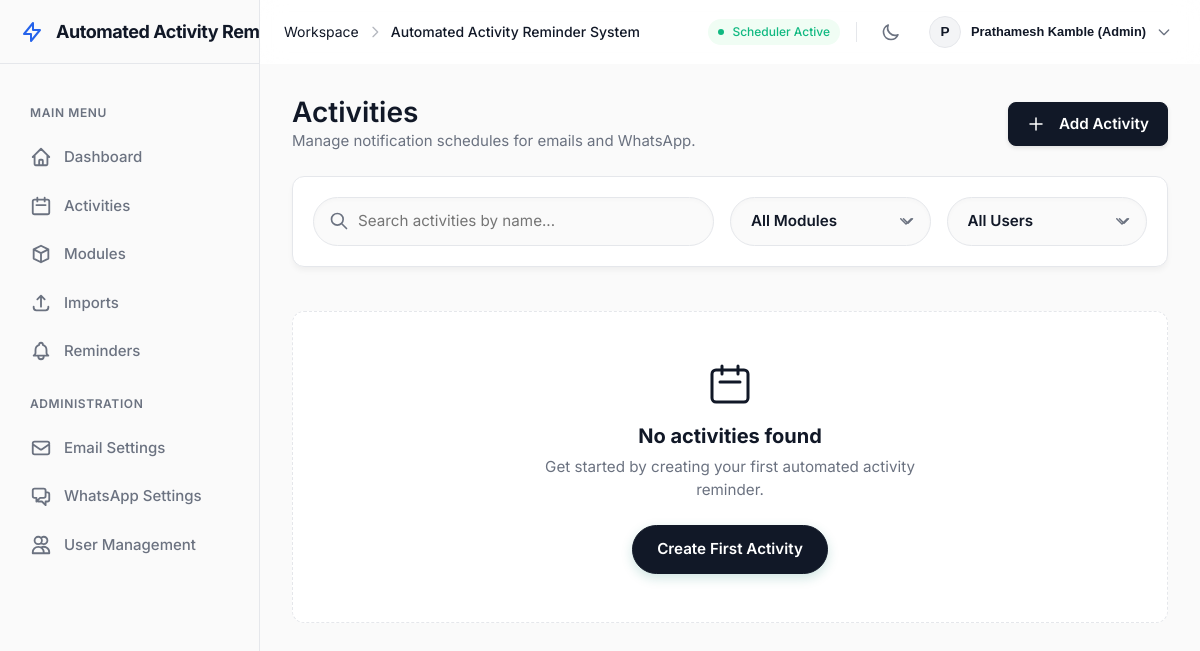
Screenshot of /activities (signed in) with the database file from the repository.
### src/db/models.py (models this page shows)
class User(Base):
    __tablename__ = "users"
    id = Column(Integer, primary_key=True)
    username = Column(String(100), unique=True, nullable=False, index=True) # Kept for legacy compatibility if needed
    email = Column(String(255), unique=True, nullable=False, index=True)
    display_name = Column(String(150), nullable=False)
    password_hash = Column(String(255), nullable=False)
    role = Column(String(20), nullable=False, default="employee")
    is_active = Column(Boolean, nullable=False, default=True)
    email_verified = Column(Boolean, nullable=False, default=False)
    must_change_password = Column(Boolean, nullable=False, default=False)
    created_at = Column(DateTime, nullable=False, default=datetime.utcnow)
    password_reset_tokens = relationship("PasswordResetToken", back_populates="user", cascade="all, delete-orphan")
    email_verification_tokens = relationship("EmailVerificationToken", back_populates="user", cascade="all, delete-orphan")
    login_history = relationship("LoginHistory", back_populates="user", cascade="all, delete-orphan")
    activities = relationship("ActivityRecord", back_populates="assigned_user")

### src/web/app.py (the view)
@app.get("/activities", response_class=HTMLResponse)
def activities(
    request: Request,
    search: str = "",
    user_id: str = "",
    module_id: str = ""
) -> typing.Any:
    db = get_db()
    try:
        user = require_login(request, db)
        if isinstance(user, RedirectResponse):
            return user
        query = db.query(ActivityRecord).filter(ActivityRecord.is_active.is_(True))
        if search:
            query = query.filter(ActivityRecord.activity.ilike(f"%{search}%"))
        if user_id and user_id != "all":
            try:
                uid = int(user_id)
                query = query.filter(ActivityRecord.assigned_user_id == uid)
            except ValueError:
                pass
        if module_id and module_id != "all":
            try:
                mid = int(module_id)
                query = query.filter(ActivityRecord.linked_module_id == mid)
            except ValueError:
                pass
        rows = query.order_by(ActivityRecord.sort_order.asc(), ActivityRecord.id.asc()).all()
        modules = db.query(Module).order_by(Module.name.asc()).all()
        users = db.query(User).filter(User.is_active.is_(True)).order_by(User.display_name.asc()).all()
        return render(
            request,
            "activities.html",
            {
                "activities": rows,
                "modules": modules,
                "users": users,
                "search": search,
                "user_id": user_id,
                "module_id": module_id
            },
            user
        )
    finally:
        close_db(db)

### src/web/templates/activities.html (shortened to what this page needs)
{% extends "base.html" %}
{% block content %}
<section class="page-heading">
  <div>
    <h1>Activities</h1>
    <p>Manage notification schedules for emails and WhatsApp.</p>
  </div>
  <div style="display: flex; gap: 12px; align-items: center;">
    {% if user.can_edit %}
      <a href="/activities/new" class="button primary">
        <svg width="18" height="18" fill="none" stroke="currentColor" stroke-width="2" viewBox="0 0 24 24" style="margin-right:6px;"><path stroke-linecap="round" stroke-linejoin="round" d="M12 4v16m8-8H4"></path></svg>
        Add Activity
      </a>
    {% endif %}
  </div>
</section>
<section class="panel" style="padding: 0; background: transparent; border: none; box-shadow: none;">
  <form class="filter-bar" hx-get="/activities" hx-target="#activities-table-container" hx-select="#activities-table-container" hx-push-url="true" hx-trigger="change, submit" style="display: flex; gap: 16px; margin-bottom: 24px; flex-wrap: wrap; background: var(--bg-surface); padding: 20px; border-radius: var(--radius-lg); border: 1px solid var(--border-color); box-shadow: 0 4px 6px -1px rgba(0, 0, 0, 0.05);">
    <div style="flex: 2; min-width: 280px; position: relative;">
      <input type="text" name="search" value="{{ search }}" placeholder="Search activities by name..." hx-trigger="keyup changed delay:500ms, search" style="width: 100%; padding: 12px 16px 12px 44px; background-color: var(--bg-app); border: 1px solid var(--border-color); border-radius: var(--radius-full); font-size: 0.95rem; color: var(--text-main); transition: all 0.2s ease-in-out; box-shadow: inset 0 2px 4px rgba(0,0,0,0.02);">
    </div>
    <div style="flex: 1; position: relative; min-width: 200px;">
      <select name="module_id" style="width: 100%; appearance: none; padding: 12px 40px 12px 20px; background-color: var(--bg-app); border: 1px solid var(--border-color); border-radius: var(--radius-full); font-size: 0.95rem; font-weight: 600; color: var(--text-main); cursor: pointer; transition: all 0.2s ease-in-out; box-shadow: inset 0 2px 4px rgba(0,0,0,0.02);">
        <option value="all">All Modules</option>
      </select>
    </div>
    <div style="flex: 1; position: relative; min-width: 200px;">
      <select name="user_id" style="width: 100%; appearance: none; padding: 12px 40px 12px 20px; background-color: var(--bg-app); border: 1px solid var(--border-color); border-radius: var(--radius-full); font-size: 0.95rem; font-weight: 600; color: var(--text-main); cursor: pointer; transition: all 0.2s ease-in-out; box-shadow: inset 0 2px 4px rgba(0,0,0,0.02);">
        <option value="all">All Users</option>
      </select>
    </div>
  </form>
  <div id="activities-table-container" hx-get="/activities" hx-trigger="activityDeleted from:body" hx-select="#activities-table-container" hx-swap="outerHTML">
  {% if not activities %}
    <div class="empty state-card" style="border: 1px dashed var(--border-color); background: var(--bg-surface); padding: 60px 40px; border-radius: var(--radius-lg); margin-top: 20px;">
      <svg width="48" height="48" fill="none" stroke="currentColor" stroke-width="1.5" viewBox="0 0 24 24" style="color:var(--primary); margin-bottom:16px;"><path stroke-linecap="round" stroke-linejoin="round" d="M8 7V3m8 4V3m-9 8h10M5 21h14a2 2 0 002-2V7a2 2 0 00-2-2H5a2 2 0 00-2 2v12a2 2 0 002 2z"></path></svg>
      <h3 style="font-size: 1.25rem; font-weight: 700; color: var(--text-main); margin-bottom: 8px;">No activities found</h3>
      <p style="color: var(--text-muted); margin-bottom: 24px; max-width: 400px; margin-left: auto; margin-right: auto;">Get started by creating your first automated activity reminder.</p>
      {% if user.can_edit %}
        <a href="/activities/new" class="button primary" style="box-shadow: 0 4px 12px rgba(15,124,112,0.2); border-radius: var(--radius-full); padding: 12px 24px;">Create First Activity</a>
      {% endif %}
    </div>
  {% endif %}
  </div>
</section>
{% endblock %}

### src/web/templates/base.html (shortened to what this page needs)
<!doctype html>
<html lang="en">
<head>
  <link rel="stylesheet" href="{{ request.url_for('static', path='styles.css') }}">
</head>
<body>
  <div class="app-shell">
    <aside class="app-sidebar" id="app-sidebar">
      <div class="sidebar-header">
        <a class="sidebar-brand" href="/dashboard">
          <svg class="brand-icon" fill="none" stroke="currentColor" stroke-width="2" viewBox="0 0 24 24"><path stroke-linecap="round" stroke-linejoin="round" d="M13 10V3L4 14h7v7l9-11h-7z"></path></svg>
          <span class="sidebar-brand-text">{{ app_name }}</span>
        </a>
      </div>
      <div class="sidebar-nav">
        {% if user %}
          <div class="sidebar-nav-heading">Main Menu</div>
          <a href="/dashboard">
            <svg class="nav-icon" fill="none" stroke="currentColor" viewBox="0 0 24 24"><path stroke-linecap="round" stroke-linejoin="round" stroke-width="2" d="M3 12l2-2m0 0l7-7 7 7M5 10v10a1 1 0 001 1h3m10-11l2 2m-2-2v10a1 1 0 01-1 1h-3m-6 0a1 1 0 001-1v-4a1 1 0 011-1h2a1 1 0 011 1v4a1 1 0 001 1m-6 0h6"></path></svg>
            <span class="nav-text">Dashboard</span>
          </a>
          <a href="/activities">
            <svg class="nav-icon" fill="none" stroke="currentColor" viewBox="0 0 24 24"><path stroke-linecap="round" stroke-linejoin="round" stroke-width="2" d="M8 7V3m8 4V3m-9 8h10M5 21h14a2 2 0 002-2V7a2 2 0 00-2-2H5a2 2 0 00-2 2v12a2 2 0 002 2z"></path></svg>
            <span class="nav-text">Activities</span>
          </a>
          <a href="/modules">
            <svg class="nav-icon" fill="none" stroke="currentColor" viewBox="0 0 24 24"><path stroke-linecap="round" stroke-linejoin="round" stroke-width="2" d="M20 7l-8-4-8 4m16 0l-8 4m8-4v10l-8 4m0-10L4 7m8 4v10M4 7v10l8 4"></path></svg>
            <span class="nav-text">Modules</span>
          </a>
          <a href="/imports">
            <svg class="nav-icon" fill="none" stroke="currentColor" viewBox="0 0 24 24"><path stroke-linecap="round" stroke-linejoin="round" stroke-width="2" d="M4 16v1a3 3 0 003 3h10a3 3 0 003-3v-1m-4-8l-4-4m0 0L8 8m4-4v12"></path></svg>
            <span class="nav-text">Imports</span>
          </a>
          <a href="/reminders/preview">
            <span class="nav-text">Reminders</span>
          </a>
          {% if user.is_owner %}
            <div class="sidebar-nav-heading">Administration</div>
            <a href="/settings/email">
              <svg class="nav-icon" fill="none" stroke="currentColor" viewBox="0 0 24 24"><path stroke-linecap="round" stroke-linejoin="round" stroke-width="2" d="M3 8l7.89 5.26a2 2 0 002.22 0L21 8M5 19h14a2 2 0 002-2V7a2 2 0 00-2-2H5a2 2 0 00-2 2v10a2 2 0 002 2z"></path></svg>
              <span class="nav-text">Email Settings</span>
            </a>
            <a href="/settings/whatsapp">
              <span class="nav-text">WhatsApp Settings</span>
            </a>
            <a href="/users">
              <svg class="nav-icon" fill="none" stroke="currentColor" viewBox="0 0 24 24"><path stroke-linecap="round" stroke-linejoin="round" stroke-width="2" d="M12 4.354a4 4 0 110 5.292M15 21H3v-1a6 6 0 0112 0v1zm0 0h6v-1a6 6 0 00-9-5.197M13 7a4 4 0 11-8 0 4 4 0 018 0z"></path></svg>
              <span class="nav-text">User Management</span>
            </a>
          {% endif %}
        {% endif %}
      </div>
    </aside>
    <div class="app-content-wrapper">
      <header class="app-navbar">
        <div class="navbar-left">
          <div class="navbar-breadcrumbs desktop-only">
            <span class="breadcrumb-item text-muted">Workspace</span>
            <svg class="breadcrumb-separator" width="16" height="16" fill="none" stroke="currentColor" viewBox="0 0 24 24"><path stroke-linecap="round" stroke-linejoin="round" stroke-width="2" d="M9 5l7 7-7 7"></path></svg>
            <span class="breadcrumb-item fw-500">{{ app_name }}</span>
          </div>
        </div>
        <div class="navbar-right">
          <div class="scheduler-status desktop-only">
            <span class="status-dot pulsing"></span>
            <span class="status-text">Scheduler Active</span>
          </div>
          <button id="theme-toggle" class="icon-button theme-toggle-btn" aria-label="Toggle Theme">
            <svg width="20" height="20" fill="none" stroke="currentColor" stroke-width="2" viewBox="0 0 24 24">
              <path stroke-linecap="round" stroke-linejoin="round" d="M20.354 15.354A9 9 0 018.646 3.646 9.003 9.003 0 0012 21a9.003 9.003 0 008.354-5.646z"></path>
            </svg>
          </button>
          {% if user %}
            <div class="user-profile-menu dropdown-container">
              <button class="user-name profile-dropdown-btn">
                <div class="avatar">{{ user.display_name[:1] | upper }}</div>
                <span class="desktop-only">{{ user.display_name }} ({{ user.role|title }})</span>
                <svg class="dropdown-chevron desktop-only" width="16" height="16" fill="none" stroke="currentColor" viewBox="0 0 24 24"><path stroke-linecap="round" stroke-linejoin="round" stroke-width="2" d="M19 9l-7 7-7-7"></path></svg>
              </button>
            </div>
          {% else %}
            <div class="user-profile-menu">
              <a href="/login" class="button small ghost">Login</a>
              <a href="/signup" class="button small primary">Signup</a>
            </div>
          {% endif %}
        </div>
      </header>
      <main class="page-content">
        <div class="page">
          {% block content %}{% endblock %}
        </div>
      </main>
    </div>
  </div>
</body>
</html>

### src/web/templates/activities.html (style rules this page uses)
.user-name { font-size: 0.8rem; font-weight: 600; color: var(--text-main); }

### rows the page displays
User: display_name "P", display_name "Prathamesh Kamble", role "Admin"

### other values shown
{{ app_name }} "Automated Activity…"
{{ app_name }} "Automated Activity Reminder System"
